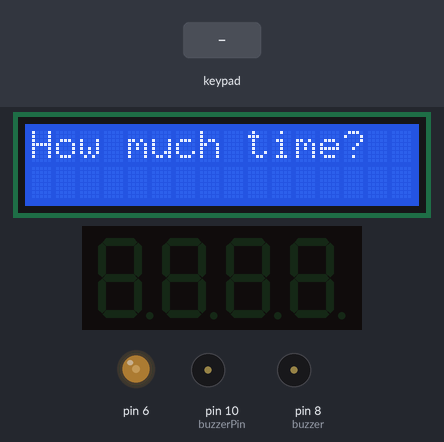
A sketch run on a simulated Arduino Mega 2560, built with avr-gcc and run on an emulated ATmega2560. On the bench: 16×2 character LCD, 4-digit seven-segment display, output pins drawn as LEDs (lit = HIGH), buzzer (waves = sounding, pin HIGH). The inputs (shaded band) are chosen by the test bench. What the sketch prints to the serial monitor is not drawn.

Above: at 1.2 s.
1.3 s: keypad keys 2 2 2 3 2 4 2 5 # pressed 0.4 s apart
At 4.9 s:
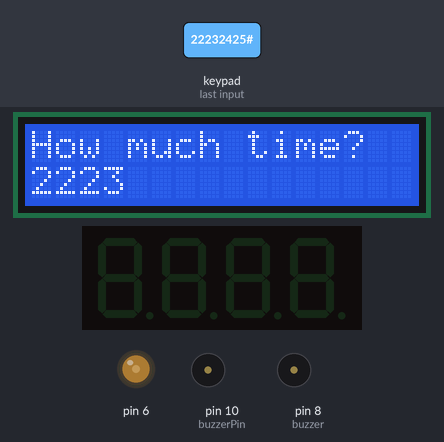
At 6.1 s:
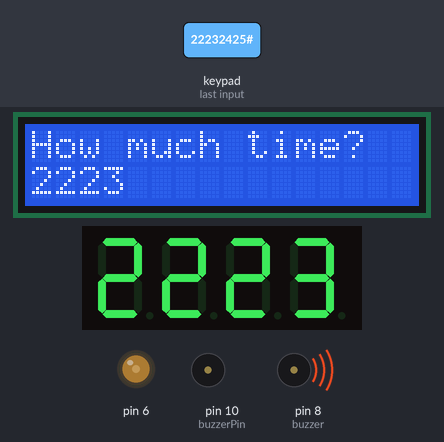
Timing chart, 0 to 12.4 s (numbered marks = the images above; inputs shaded):
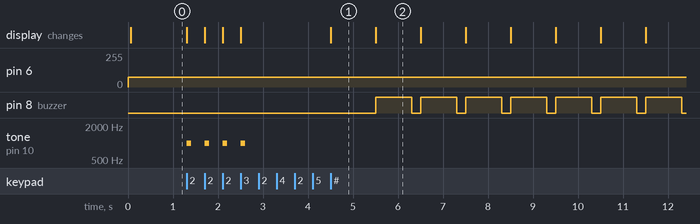

Measured:
- after the input at 1.3 s, pin 8 (buzzer): alternates HIGH for 0.80 s and LOW for 0.20 s, starting after 4.2 s; tone on pin 10 (buzzerPin): alternates 1000 Hz for 0.10 s and silent for 0.29 s, 8 changes in all, then stays silent, starting at once; the display: first changes at once (image 1 shows a later state)
- what the display in image 1 shows lasts 1.0 s, from 4.5 s to 5.5 s

The sketch:

TimerUserInput.ino
```cpp
#include <Wire.h>
#include <LiquidCrystal.h>
#include <Keypad.h>
//
#include "SevSeg.h"
SevSeg sevseg;

#define totalCount 0
int counter = totalCount;

int buzzer = 8;

#define delayTime 1000
//
LiquidCrystal lcd(12, 11, 5, 4, 3, 2);

const byte ROWS = 4;
const byte COLS = 4;

int col = 0;
int row = 0;

char keys[ROWS][COLS] = {
  {'1', '2', '3', 'A'},
  {'4', '5', '6', 'B'},
  {'7', '8', '9', 'C'},
  {'*', '0', '#', 'D'}
};

byte rowPins[ROWS] = {22, 23, 24, 25};
byte colPins[COLS] = {26, 27, 28, 29};

Keypad keypad = Keypad(makeKeymap(keys), rowPins, colPins, ROWS, COLS);

const int buzzerPin = 10;
int number = 0;

bool beginning = true;
bool valueEntered = false;
bool startTimerSetup = false;
bool startTimer = false;

void setup() {
  //

  //

}

void loop() {
  //

  if(beginning == true){
    analogWrite(6, 75);
    lcd.begin(16,2);

    pinMode(buzzerPin, OUTPUT);

    Serial.begin(9600);

    lcd.setCursor(col, row);
    lcd.print("How much time?\n");
    row++;
    beginning = false;
    valueEntered = true;
  }


  char key = keypad.getKey();

  if (key && valueEntered == true) {
    if(key == '#'){
      valueEntered = false;
      startTimerSetup = true;
    }
    else if(key != '*' && key != 'A' && key != 'B' && key != 'C' && key != 'D' && number < 4) {
      Serial.println(key);

      lcd.setCursor(col, row);
      lcd.print(key);

      col += 1;

      if(col % 16 == 0){
        row++;
        col = 0;
      }

      counter *= 10;
      counter = counter + (key - '0');

      number ++;
      tone(buzzerPin, 1000, 100);
    }
  }
  //

  if(startTimerSetup == true){
    pinMode(buzzer, OUTPUT);

    byte numDigits = 4;

    byte digitPins[] = {50, 51, 52, 53};
    byte segmentPins[] = {42, 43, 44, 45, 46, 47, 48, 49};

    bool resistorsOnSegments = false;

    byte hardwareConfig = COMMON_CATHODE;

    sevseg.begin(hardwareConfig, numDigits, digitPins, segmentPins, resistorsOnSegments);

    sevseg.setBrightness(30);

    sevseg.blank();
    startTimerSetup = false;
    startTimer = true;
  }

  if(startTimer == true){
    static unsigned long timer = millis();
    static unsigned long buzzerTimer = 0;
    static bool buzzerOn = false;
    static bool countOn = true;

    if (millis() - timer >= delayTime) {
      if(counter % 2 == 0) {
        sevseg.setNumber(counter, 0);
      } else {
        sevseg.setNumber(counter, -1);
      }

      digitalWrite(buzzer, HIGH);
      buzzerTimer = millis();
      buzzerOn = true;

      if(counter > 0) {
        counter--;
      } else {
        startTimer = false;
        beginning = true;
      }

      timer = millis();
    }

    if (buzzerOn && millis() - buzzerTimer >= 800) {
      digitalWrite(buzzer, LOW);
      buzzerOn = false;
    }

    sevseg.refreshDisplay();
  }
}
```
